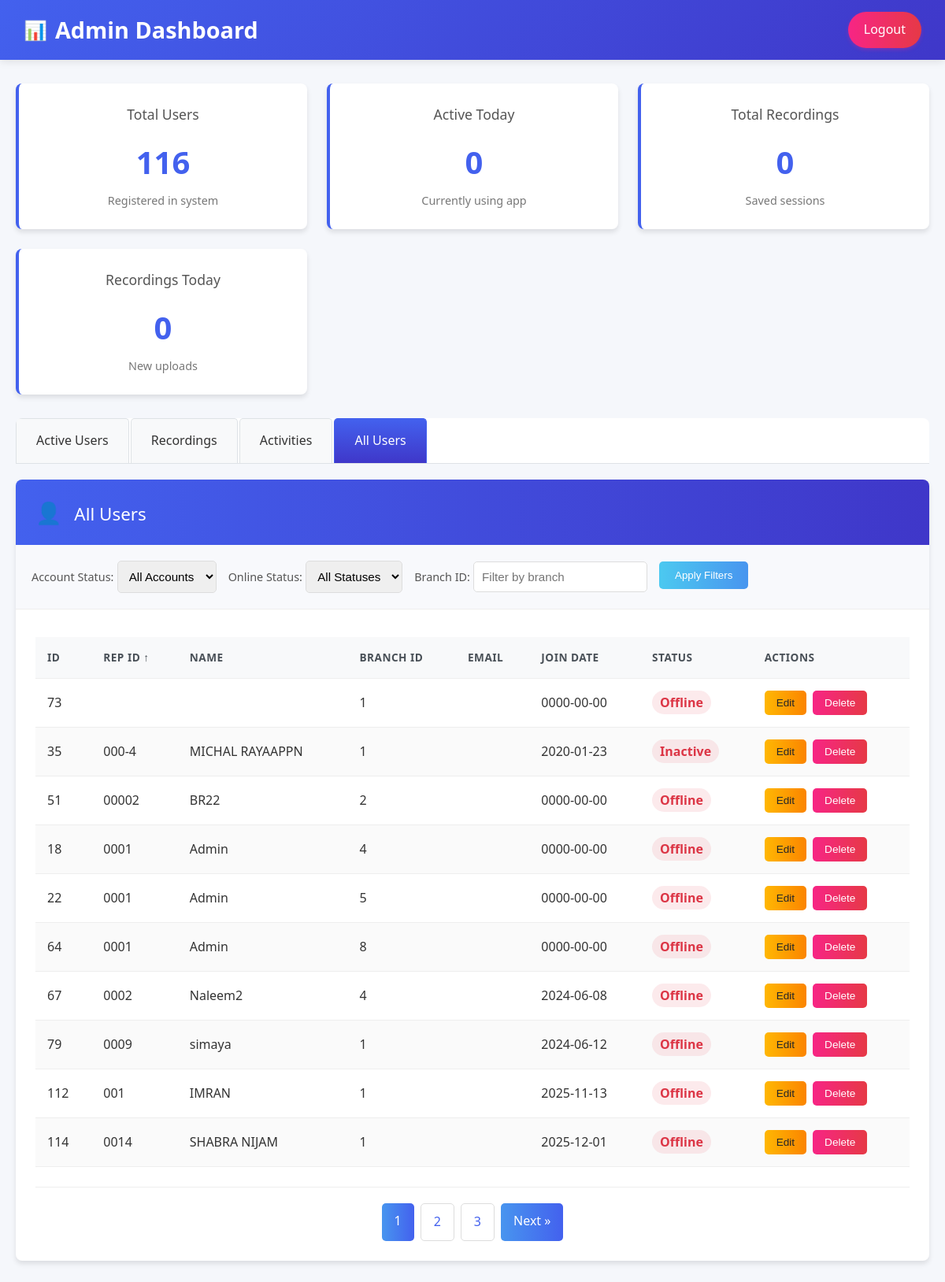
The app's page /admin/backup/admin_dashboard.php?page=all_users&all_users_page=1&all_users_sort_col=s.RepID&all_users_sort_dir=ASC (signed in) with its own data.
### tables this page shows
CREATE TABLE `salesrep` (
  `ID` int(11) NOT NULL,
  `br_id` int(11) NOT NULL DEFAULT 1,
  `RepID` varchar(100) DEFAULT NULL,
  `Name` varchar(500) DEFAULT NULL,
  `fullName` varchar(100) NOT NULL,
  `gender` varchar(6) NOT NULL,
  `mobile` varchar(11) NOT NULL,
  `emailAddress` varchar(100) NOT NULL,
  `address` text NOT NULL,
  `nic` varchar(100) NOT NULL,
  `employee_dob` date DEFAULT NULL,
  `wish_viewed_users` varchar(3000) NOT NULL,
  `imei` bigint(50) NOT NULL,
  `repMail` text NOT NULL,
  `join_date` date NOT NULL,
  `salary` double NOT NULL,
  `departmnt` int(11) NOT NULL,
  `Percentage` varchar(100) DEFAULT NULL,
  `Type` varchar(100) DEFAULT NULL,
  `loginCode` varchar(22) NOT NULL,
  `username` varchar(22) NOT NULL,
  `recordDate` date NOT NULL,
  `recordTime` time NOT NULL,
  `userID` int(11) NOT NULL,
  `Actives` varchar(20) NOT NULL DEFAULT 'YES',
  `rep_level` varchar(50) NOT NULL,
  `left_date` date NOT NULL,
  `sales_target` varchar(30) NOT NULL DEFAULT 'NO',
  `payroll_active` varchar(10) NOT NULL DEFAULT 'YES',
  `is_salesmen` int(11) NOT NULL,
  `assigned_reptbs` varchar(100) NOT NULL,
  `cloud` varchar(30) NOT NULL DEFAULT 'Up',
  `mysql_db` varchar(30) DEFAULT NULL,
  `backup` int(11) NOT NULL DEFAULT 0
);

### admin/backup/admin_dashboard.php (the view, shortened to what this page needs)
<?php
$host = 'localhost';
$dbname = 'remote-xwork';
$username = 'root';
$password = '';
try {
    $pdo = new PDO("mysql:host=$host;dbname=$dbname", $username, $password);
    $pdo->setAttribute(PDO::ATTR_ERRMODE, PDO::ERRMODE_EXCEPTION);
} catch(PDOException $e) {
    die("Connection failed: " . $e->getMessage());
}
$stmt = $pdo->query("SELECT COUNT(*) as total FROM salesrep WHERE Actives = 'YES'");
$total_users = $stmt->fetch(PDO::FETCH_ASSOC)['total'];
$stmt = $pdo->prepare("
    SELECT COUNT(DISTINCT salesrepTb) as active_today
    FROM user_activity
    WHERE DATE(rDateTime) = CURDATE()
");
$stmt->execute();
$active_today = $stmt->fetch(PDO::FETCH_ASSOC)['active_today'];
$stmt = $pdo->query("SELECT COUNT(*) as total FROM web_images WHERE type = 'recording'");
$total_recordings = $stmt->fetch(PDO::FETCH_ASSOC)['total'];
$stmt = $pdo->prepare("
    SELECT COUNT(*) as today_count
    FROM web_images
    WHERE type = 'recording' AND date = CURDATE()
");
$stmt->execute();
$recordings_today = $stmt->fetch(PDO::FETCH_ASSOC)['today_count'];
$all_users_sort_column = $_GET['all_users_sort_col'] ?? 's.ID';
$all_users_sort_direction = $_GET['all_users_sort_dir'] ?? 'DESC';
$account_status_filter = $_GET['account_status'] ?? '';
$online_status_filter = $_GET['online_status'] ?? '';
$all_users_branch_filter = $_GET['all_users_branch'] ?? '';
$all_users_page = (isset($_GET['page']) && $_GET['page'] == 'all_users' && isset($_GET['all_users_page'])) ? max(1, (int)$_GET['all_users_page']) : 1;
$all_users_limit = 10;
$all_users_offset = ($all_users_page - 1) * $all_users_limit;
$allowed_all_users_columns = ['s.ID', 's.RepID', 's.Name', 's.br_id', 's.emailAddress', 's.join_date', 's.Actives'];
$all_users_sort_column = in_array($all_users_sort_column, $allowed_all_users_columns) ? $all_users_sort_column : 's.ID';
$all_users_sort_direction = strtoupper($all_users_sort_direction) === 'ASC' ? 'ASC' : 'DESC';
$all_users_where_conditions = [];
$all_users_params = [];
$all_users_where_clause = !empty($all_users_where_conditions) ? "WHERE " . implode(" AND ", $all_users_where_conditions) : "";
$all_users_count_stmt = $pdo->prepare("
    SELECT COUNT(*) as total
    FROM salesrep s
    {$all_users_where_clause}
");
$all_users_count_stmt->execute($all_users_params);
$all_users_total_records = $all_users_count_stmt->fetch(PDO::FETCH_ASSOC)['total'];
$all_users_total_pages = ceil($all_users_total_records / $all_users_limit);
$stmt = $pdo->prepare("
    SELECT s.*,
           CASE
               WHEN EXISTS (
                   SELECT 1 FROM user_activity ua
                   WHERE ua.salesrepTb = s.ID
                   AND ua.activity_type = 'login'
                   AND ua.rDateTime > COALESCE((
                       SELECT MAX(ua2.rDateTime)
                       FROM user_activity ua2
                       WHERE ua2.salesrepTb = s.ID
                       AND ua2.activity_type IN ('logout', 'check-out')
                   ), '1900-01-01')
                   AND ua.rDateTime >= DATE_SUB(NOW(), INTERVAL 24 HOUR)
               ) THEN 'online'
               ELSE 'offline'
           END as current_status,
           (SELECT MAX(rDateTime) FROM user_activity WHERE salesrepTb = s.ID) as last_activity
    FROM salesrep s
    {$all_users_where_clause}
    ORDER BY {$all_users_sort_column} {$all_users_sort_direction}
    LIMIT {$all_users_limit} OFFSET {$all_users_offset}
");
$stmt->execute($all_users_params);
$all_users = $stmt->fetchAll(PDO::FETCH_ASSOC);
?>
<!DOCTYPE html>
<html lang="en">
<head>
</head>
<body>
    <div class="header">
        <div class="logo">
            <span class="logo-icon">📊</span>
            <h1>Admin Dashboard</h1>
        </div>
        <a href="./admin_logout.php" class="logout-btn">Logout</a>
    </div>
    <div class="container">
        <div class="stats">
            <div class="stat-card">
                <h3>Total Users</h3>
                <div class="number"><?php echo $total_users; ?></div>
                <div class="label">Registered in system</div>
            </div>
            <div class="stat-card">
                <h3>Active Today</h3>
                <div class="number"><?php echo $active_today; ?></div>
                <div class="label">Currently using app</div>
            </div>
            <div class="stat-card">
                <h3>Total Recordings</h3>
                <div class="number"><?php echo $total_recordings; ?></div>
                <div class="label">Saved sessions</div>
            </div>
            <div class="stat-card">
                <h3>Recordings Today</h3>
                <div class="number"><?php echo $recordings_today; ?></div>
                <div class="label">New uploads</div>
            </div>
        </div>
        <div class="tabs">
            <div class="tab active" onclick="switchTab('active-users')">Active Users</div>
            <div class="tab" onclick="switchTab('recordings')">Recordings</div>
            <div class="tab" onclick="switchTab('activities')">Activities</div>
            <div class="tab" onclick="switchTab('all-users')">All Users</div>
        </div>
        <div id="all-users" class="tab-content">
            <div class="section">
                <div class="section-header">
                    <h2><span class="icon">👤</span> All Users</h2>
                </div>
                <div class="filters">
                    <div class="filter-item">
                        <label for="all_users_status_filter">Account Status:</label>
                        <select id="all_users_status_filter" name="all_users_status_filter" onchange="filterAllUsers()">
                            <option value="">All Accounts</option>
                        </select>
                    </div>
                    <div class="filter-item">
                        <label for="all_users_online_status_filter">Online Status:</label>
                        <select id="all_users_online_status_filter" name="all_users_online_status_filter" onchange="filterAllUsers()">
                            <option value="">All Statuses</option>
                        </select>
                    </div>
                    <div class="filter-item">
                        <label for="all_users_branch_filter">Branch ID:</label>
                        <input type="text" id="all_users_branch_filter" name="all_users_branch_filter" value="<?= $_GET['all_users_branch'] ?? '' ?>" placeholder="Filter by branch">
                    </div>
                    <button class="apply-filters" onclick="filterAllUsers()">Apply Filters</button>
                </div>
                <div class="section-content">
                    <?php if (count($all_users) > 0): ?>
                        <table>
                            <thead>
                                <tr>
                                    <th><a href="?page=all_users&all_users_page=<?= $all_users_page ?>&all_users_sort_col=s.ID&all_users_sort_dir=<?= $all_users_sort_column === 's.ID' && $all_users_sort_direction === 'ASC' ? 'DESC' : 'ASC' ?><?php if (!empty($account_status_filter)): ?>&account_status=<?= $account_status_filter ?><?php endif; ?><?php if (!empty($online_status_filter)): ?>&online_status=<?= $online_status_filter ?><?php endif; ?><?php if (!empty($all_users_branch_filter)): ?>&all_users_branch=<?= $all_users_branch_filter ?><?php endif; ?>">ID <?= $all_users_sort_column === 's.ID' ? ($all_users_sort_direction === 'ASC' ? '↑' : '↓') : '' ?></a></th>
                                    <th><a href="?page=all_users&all_users_page=<?= $all_users_page ?>&all_users_sort_col=s.RepID&all_users_sort_dir=<?= $all_users_sort_column === 's.RepID' && $all_users_sort_direction === 'ASC' ? 'DESC' : 'ASC' ?><?php if (!empty($account_status_filter)): ?>&account_status=<?= $account_status_filter ?><?php endif; ?><?php if (!empty($online_status_filter)): ?>&online_status=<?= $online_status_filter ?><?php endif; ?><?php if (!empty($all_users_branch_filter)): ?>&all_users_branch=<?= $all_users_branch_filter ?><?php endif; ?>">Rep ID <?= $all_users_sort_column === 's.RepID' ? ($all_users_sort_direction === 'ASC' ? '↑' : '↓') : '' ?></a></th>
                                    <th><a href="?page=all_users&all_users_page=<?= $all_users_page ?>&all_users_sort_col=s.Name&all_users_sort_dir=<?= $all_users_sort_column === 's.Name' && $all_users_sort_direction === 'ASC' ? 'DESC' : 'ASC' ?><?php if (!empty($account_status_filter)): ?>&account_status=<?= $account_status_filter ?><?php endif; ?><?php if (!empty($online_status_filter)): ?>&online_status=<?= $online_status_filter ?><?php endif; ?><?php if (!empty($all_users_branch_filter)): ?>&all_users_branch=<?= $all_users_branch_filter ?><?php endif; ?>">Name <?= $all_users_sort_column === 's.Name' ? ($all_users_sort_direction === 'ASC' ? '↑' : '↓') : '' ?></a></th>
                                    <th><a href="?page=all_users&all_users_page=<?= $all_users_page ?>&all_users_sort_col=s.br_id&all_users_sort_dir=<?= $all_users_sort_column === 's.br_id' && $all_users_sort_direction === 'ASC' ? 'DESC' : 'ASC' ?><?php if (!empty($account_status_filter)): ?>&account_status=<?= $account_status_filter ?><?php endif; ?><?php if (!empty($online_status_filter)): ?>&online_status=<?= $online_status_filter ?><?php endif; ?><?php if (!empty($all_users_branch_filter)): ?>&all_users_branch=<?= $all_users_branch_filter ?><?php endif; ?>">Branch ID <?= $all_users_sort_column === 's.br_id' ? ($all_users_sort_direction === 'ASC' ? '↑' : '↓') : '' ?></a></th>
                                    <th><a href="?page=all_users&all_users_page=<?= $all_users_page ?>&all_users_sort_col=s.emailAddress&all_users_sort_dir=<?= $all_users_sort_column === 's.emailAddress' && $all_users_sort_direction === 'ASC' ? 'DESC' : 'ASC' ?><?php if (!empty($account_status_filter)): ?>&account_status=<?= $account_status_filter ?><?php endif; ?><?php if (!empty($online_status_filter)): ?>&online_status=<?= $online_status_filter ?><?php endif; ?><?php if (!empty($all_users_branch_filter)): ?>&all_users_branch=<?= $all_users_branch_filter ?><?php endif; ?>">Email <?= $all_users_sort_column === 's.emailAddress' ? ($all_users_sort_direction === 'ASC' ? '↑' : '↓') : '' ?></a></th>
                                    <th><a href="?page=all_users&all_users_page=<?= $all_users_page ?>&all_users_sort_col=s.join_date&all_users_sort_dir=<?= $all_users_sort_column === 's.join_date' && $all_users_sort_direction === 'ASC' ? 'DESC' : 'ASC' ?><?php if (!empty($account_status_filter)): ?>&account_status=<?= $account_status_filter ?><?php endif; ?><?php if (!empty($online_status_filter)): ?>&online_status=<?= $online_status_filter ?><?php endif; ?><?php if (!empty($all_users_branch_filter)): ?>&all_users_branch=<?= $all_users_branch_filter ?><?php endif; ?>">Join Date <?= $all_users_sort_column === 's.join_date' ? ($all_users_sort_direction === 'ASC' ? '↑' : '↓') : '' ?></a></th>
                                    <th>Status</th>
                                    <th>Actions</th>
                                </tr>
                            </thead>
                            <tbody>
                                <?php foreach ($all_users as $user): ?>
                                    <tr>
                                        <td><?php echo htmlspecialchars($user['ID']); ?></td>
                                        <td><?php echo htmlspecialchars($user['RepID']); ?></td>
                                        <td><?php echo htmlspecialchars($user['Name']); ?></td>
                                        <td><?php echo htmlspecialchars($user['br_id']); ?></td>
                                        <td><?php echo htmlspecialchars($user['emailAddress']); ?></td>
                                        <td><?php echo htmlspecialchars($user['join_date']); ?></td>
                                        <td>
                                            <?php if ($user['Actives'] === 'YES'): ?>
                                                <?php if ($user['current_status'] === 'online'): ?>
                                                    <span class="user-status-active">Online</span>
                                                <?php else: ?>
                                                    <span class="user-status-inactive">Offline</span>
                                                <?php endif; ?>
                                            <?php else: ?>
                                                <span class="user-status-inactive">Inactive</span>
                                            <?php endif; ?>
                                        </td>
                                        <td class="recording-actions">
                                            <button class="edit-btn" disabled>Edit</button>
                                            <button class="delete-btn" disabled>Delete</button>
                                        </td>
                                    </tr>
                                <?php endforeach; ?>
                            </tbody>
                        </table>
                        <div class="pagination">
                            <?php for ($i = max(1, $all_users_page - 2); $i <= min($all_users_total_pages, $all_users_page + 2); $i++): ?>
                                <a href="?page=all_users&all_users_page=<?= $i ?>&all_users_sort_col=<?= $all_users_sort_column ?>&all_users_sort_dir=<?= $all_users_sort_direction ?><?php if (!empty($account_status_filter)): ?>&account_status=<?= $account_status_filter ?><?php endif; ?><?php if (!empty($online_status_filter)): ?>&online_status=<?= $online_status_filter ?><?php endif; ?><?php if (!empty($all_users_branch_filter)): ?>&all_users_branch=<?= $all_users_branch_filter ?><?php endif; ?>"
                                   class="<?= $i == $all_users_page ? 'active' : '' ?>">
                                    <?= $i ?>
                                </a>
                            <?php endfor; ?>
                            <?php if ($all_users_page < $all_users_total_pages): ?>
                                <a href="?page=all_users&all_users_page=<?= $all_users_page + 1 ?>&all_users_sort_col=<?= $all_users_sort_column ?>&all_users_sort_dir=<?= $all_users_sort_direction ?><?php if (!empty($account_status_filter)): ?>&account_status=<?= $account_status_filter ?><?php endif; ?><?php if (!empty($online_status_filter)): ?>&online_status=<?= $online_status_filter ?><?php endif; ?><?php if (!empty($all_users_branch_filter)): ?>&all_users_branch=<?= $all_users_branch_filter ?><?php endif; ?>">Next &raquo;</a>
                            <?php endif; ?>
                        </div>
                    <?php else: ?>
                        <div class="no-data">No users found</div>
                    <?php endif; ?>
                </div>
            </div>
        </div>
    </div>
</body>
</html>

### records on screen
salesrep: ID "73", br "1", join_date "0000-00-00", Actives "Offline"
salesrep: ID "35", RepID "000-4", Name "MICHAL RAYAAPPN", br "1", join_date "2020-01-23", Actives "Inactive"
salesrep: ID "51", RepID "00002", Name "BR22", br "2", join_date "0000-00-00", Actives "Offline"
salesrep: ID "18", RepID "0001", Name "Admin", br "4", join_date "0000-00-00", Actives "Offline"
salesrep: ID "22", RepID "0001", Name "Admin", br "5", join_date "0000-00-00", Actives "Offline"
salesrep: ID "64", RepID "0001", Name "Admin", br "8", join_date "0000-00-00", Actives "Offline"
salesrep: ID "67", RepID "0002", Name "Naleem2", br "4", join_date "2024-06-08", Actives "Offline"
salesrep: ID "79", RepID "0009", Name "simaya", br "1", join_date "2024-06-12", Actives "Offline"
salesrep: ID "112", RepID "001", Name "IMRAN", br "1", join_date "2025-11-13", Actives "Offline"
salesrep: ID "114", RepID "0014", Name "SHABRA NIJAM", br "1", join_date "2025-12-01", Actives "Offline"

### other values on screen
$total_users "116"
$active_today "0"
$total_recordings "0"
$recordings_today "0"
